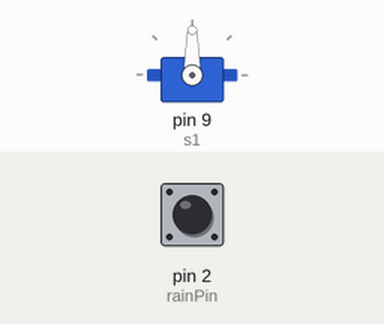
Simulated run of this sketch. Board: Arduino Uno, built with avr-gcc and run on an emulated ATmega328P. Shown: servo. The test bench sets the inputs (shaded band); at power-on: pin 2 (rainPin) HIGH.

Above: at 1.2 s.
1.3 s: pin 2 (rainPin) pulled LOW for 0.15 s
At 1.82 s:
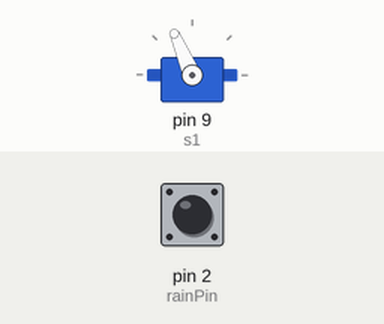
At 2.42 s:
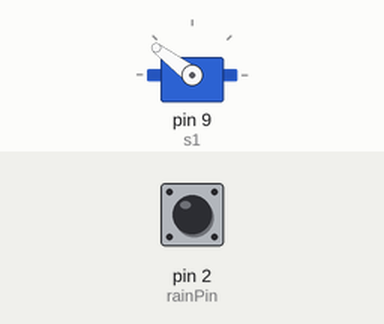
4.3 s: pin 2 (rainPin) pulled LOW for 1 s
At 7.08 s:
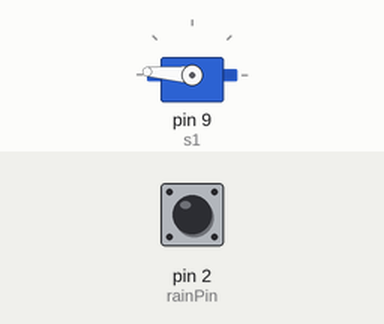
7.3 s: pin 2 (rainPin) pulled LOW for 3.2 s
Timing chart, 0 to 14.0 s (numbered marks = the images above; inputs shaded):
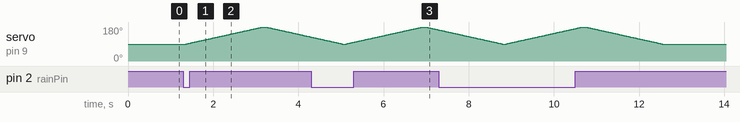

Measured:
- after the input at 1.3 s, servo on pin 9 (s1): rises from 90° to 180° in 1.8 s, then falls to 127° in 1.1 s

The sketch:

SRDCDS.ino
```cpp
#include <Servo.h>
Servo s1;
int rainPin = 2;
int lastState;
int pos;

void setup()
{
  pinMode(rainPin, INPUT_PULLUP);  // Stable digital input
  s1.attach(9);
  s1.write(90);                    // Initial position

  lastState = digitalRead(rainPin); // Read initial state
}

void loop()
{
  int currentState = digitalRead(rainPin);

  if (currentState != lastState)
  {
    delay(50); // debounce delay

    if (currentState == LOW)   // Rain detected
    {
      for (pos = 90; pos <= 180; pos++)
      {
        s1.write(pos);
        delay(20);
      }
    }
    else                       // No rain
    {
      for (pos = 180; pos >= 90; pos--)
      {
        s1.write(pos);
        delay(20);
      }
    }

    lastState = currentState;
  }
}
```
